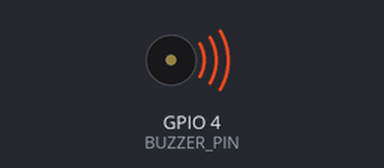
The program below on a simulated Raspberry Pi (BCM pin numbers). On the bench: buzzer (waves = sounding). At 14.4 s the program stops and its outputs stay as they are.

Above: at 0.1 s.
At 14.5 s:
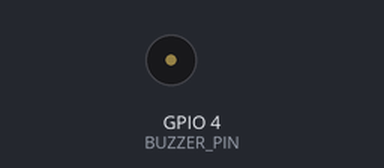
Timing chart, 0 to 15.9 s (numbered marks = the images above):
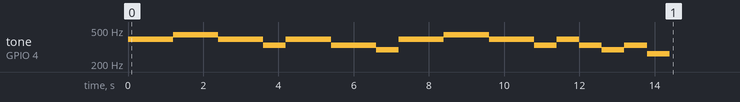

Measured:
- by itself, tone on GPIO 4 (BUZZER_PIN): plays 392 Hz for 1.2 s, 440 Hz for 1.2 s, 392 Hz for 1.2 s, 330 Hz for 0.60 s, 392 Hz for 1.2 s, 330 Hz for 1.2 s … (16 notes in this stretch)

The program:

piezo_buzzer_task.py
```python
#'도'음 출력하기
import RPi.GPIO as GPIO
import time


GPIO.setmode(GPIO.BCM)
BUZZER_PIN = 4
GPIO.setup(BUZZER_PIN, GPIO.OUT)

# 주파수 (262Hz)
pwm = GPIO.PWM(BUZZER_PIN, 262)
pwm.start(10) # duty cycle(0 ~ 100)

school = [392, 392, 440, 440, 392, 392, 330 ,392, 392, 330, 330 ,294, 392, 392, 440, 440, 392, 392, 330,392 ,330, 294, 330,262]
try:
    for i in school:
        pwm.ChangeFrequency(i)
        if i == 6 or 18:
            time.sleep(0.6)
        elif i == 11 or 23:
            time.sleep(2)
        else:
            time.sleep(0.3)
finally:
    pwm.stop()
    GPIO.cleanup()

#time.sleep(2)
#pwm.ChangeDutyCycle(0) # 부저음 끄기
```
